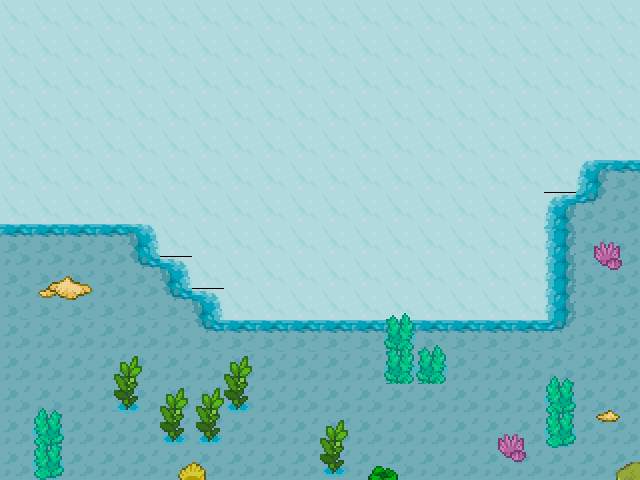

A 2D game scene composited from a Tiled map and its tileset images. What follows is a short description and the map's XML, with each tile layer's data collapsed to a summary:
An orthogonal 20x15 tile map with 32x32 px tiles, 4 tile layers (base, mid, ipj, front).

<map version="1.0" orientation="orthogonal" renderorder="right-down" width="20" height="15" tilewidth="32" tileheight="32" nextobjectid="1">
 <tileset firstgid="1" name="floor_pad" tilewidth="32" tileheight="32" tilecount="1024" columns="32">
  <image source="floor_pad.png" width="1024" height="1024" />
 </tileset>
 <layer name="base" width="20" height="15">
  <data>[300 cells, 300 non-empty, 34 distinct tile ids]</data>
 </layer>
 <layer name="mid" width="20" height="15">
  <data>[300 cells, 52 non-empty, 43 distinct tile ids]</data>
 </layer>
 <layer name="ipj" width="20" height="15">
  <data>[300 cells, 0 non-empty, 0 distinct tile ids]</data>
 </layer>
 <layer name="front" width="20" height="15">
  <data>[300 cells, 0 non-empty, 0 distinct tile ids]</data>
 </layer>
</map>